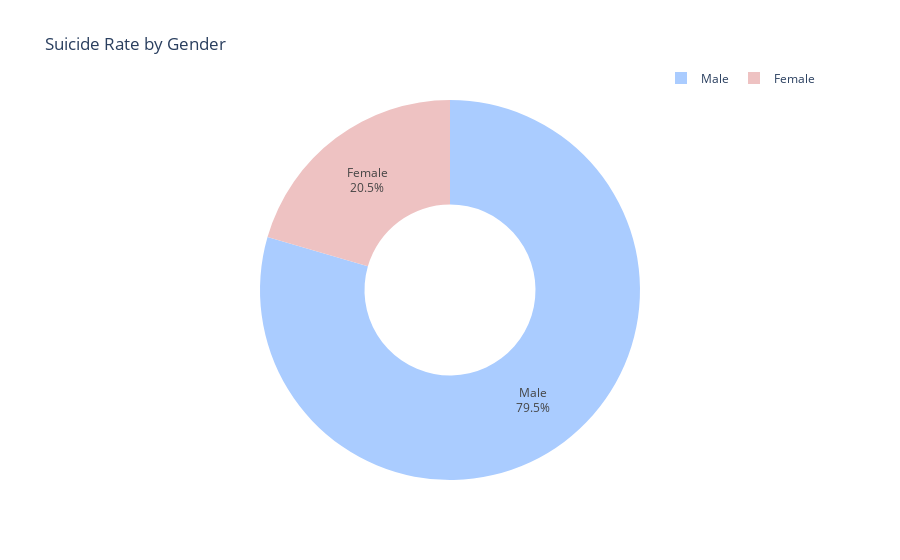

Here is the notebook cell this chart was saved with:
### Code cell
suicide_rate_by_gender = df.groupby('Sex')['DeathRatePer100K'].mean()
colors = ['#eec2c2', '#aaccff', '#c2ffc2']

# Create the doughnut chart
fig = go.Figure(data=[go.Pie(labels=suicide_rate_by_gender.index,
                                 values=suicide_rate_by_gender, hole=.45,
                                 textinfo='label+percent',
                                 marker_colors=colors)])

# Customize the layout
fig.update_layout(
    title='Suicide Rate by Gender',
    legend=dict(orientation='h', yanchor='bottom', y=1.02, xanchor='right', x=1)
)

# Show the chart
fig.show()

### Figure 1 — Plotly figure (JSON) as saved in the notebook; plotly's stock layout.template omitted (floating-point values rounded to 4 significant figures)
{"data": [{"hole": 0.45, "labels": ["Female", "Male", "Unknown"], "marker": {"colors": ["#eec2c2", "#aaccff", "#c2ffc2"]}, "textinfo": "label+percent", "type": "pie", "values": [5.044, 19.56, null]}], "layout": {"legend": {"orientation": "h", "x": 1, "xanchor": "right", "y": 1.02, "yanchor": "bottom"}, "title": {"text": "Suicide Rate by Gender"}}}
